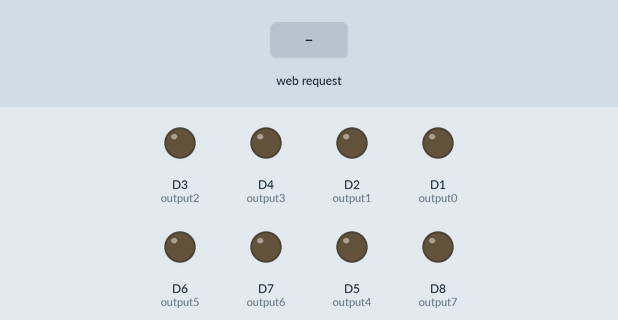
Simulated run of this sketch. Board: ESP8266 (NodeMCU). On the bench: output pins drawn as LEDs (lit = HIGH). Inputs (shaded band) come from the test bench. WiFi joins after 1.5 s; servers stay silent unless stated; what the sketch prints to the serial monitor is not drawn.

Above: at 2.7 s.
2.8 s: HTTP request GET /0/on received
At 3.7 s:
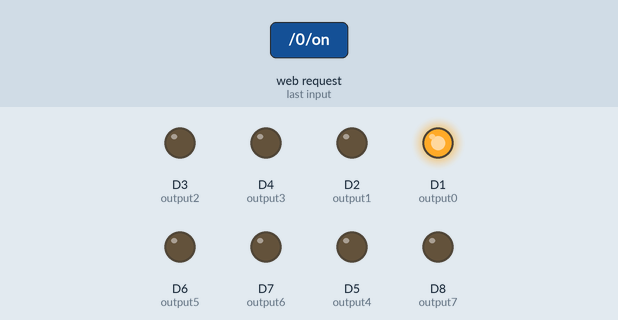
4.3 s: HTTP request GET /1/on received
At 4.8 s:
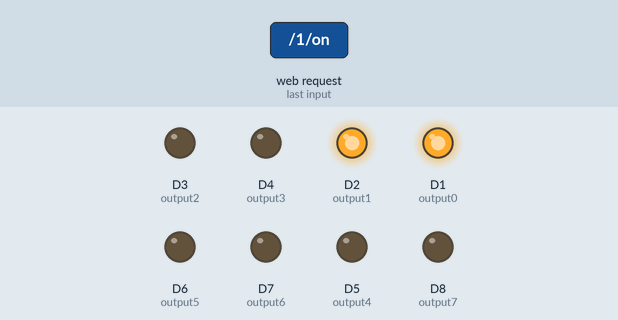
5.8 s: HTTP request GET /0/off received
At 7.0 s:
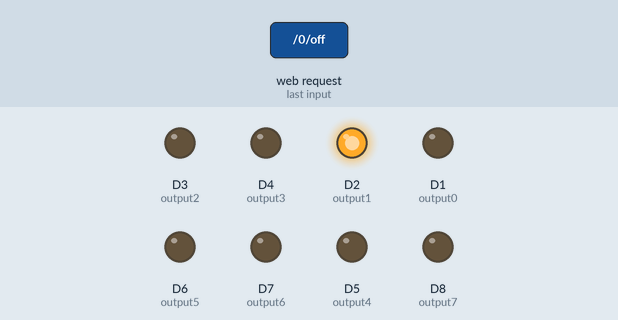
7.3 s: HTTP request GET /2/on received
At 8.3 s:
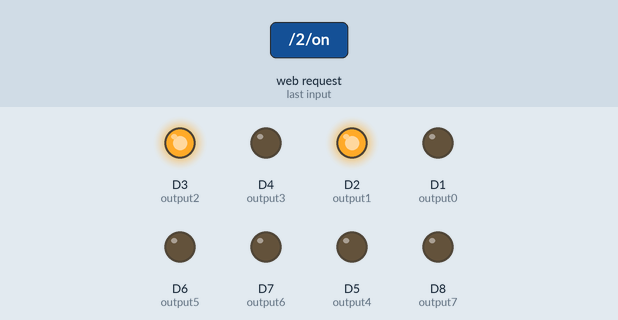
8.8 s: HTTP request GET /1/off received
At 9.5 s:
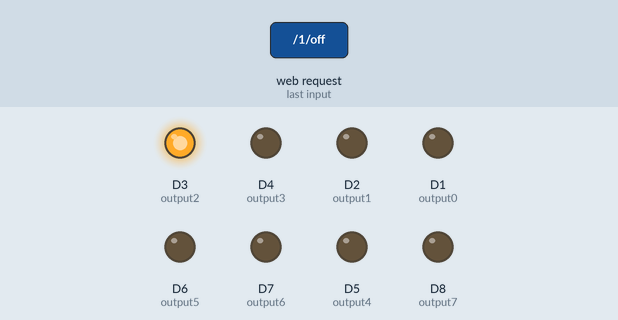
10.3 s: HTTP request GET /3/on received
At 10.6 s:
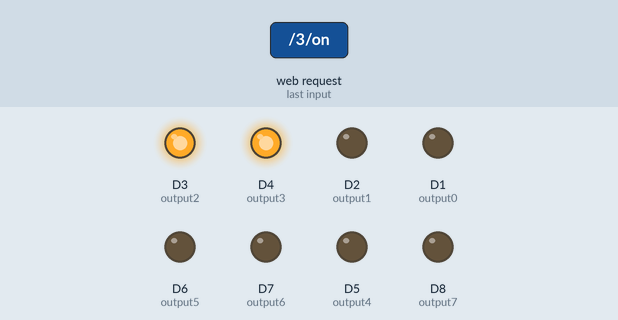
Timing chart, 0 to 12.8 s (numbered marks = the images above; inputs shaded):
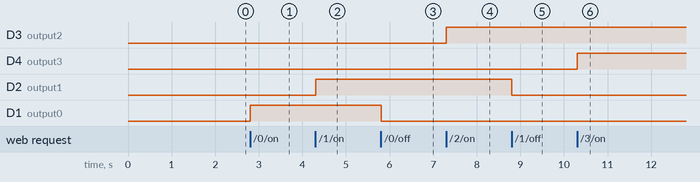

Measured:
- after the input at 2.8 s, D1 (output0): LOW → HIGH at once
- after the input at 4.3 s, D2 (output1): LOW → HIGH at once
- after the input at 5.8 s, D1 (output0): HIGH → LOW at once
- after the input at 7.3 s, D3 (output2): LOW → HIGH at once
- after the input at 8.8 s, D2 (output1): HIGH → LOW at once
- after the input at 10.3 s, D4 (output3): LOW → HIGH at once

The sketch:

web_server_esp.ino
```cpp
/*
 * Web server esp8266 e-12
 * Controllo di 8 uscite digitali tramite smartphone o pc
 * By Vinz
 */

// Includo la libreria per il wifi
#include <ESP8266WiFi.h>

// Sostituire con l'SSID e la password della rete wifi
const char* ssid     = "ssid";
const char* password = "password";

// Imposto il webserver in ascolto sulla porta 80
WiFiServer server(80);

// Variabile in cui salvo le richieste HTTP
String header;

// Variabili in cui salvo lo stato delle uscite digitali
String output0State = "off";
String output1State = "off";
String output2State = "off";
String output3State = "off";
String output4State = "off";
String output5State = "off";
String output6State = "off";
String output7State = "off";

//Nome dei punti luce da accendere (es. luce cucina, luce salotto, lavatrice, ecc...)
String output0Name = "Led 1";
String output1Name = "Led 2";
String output2Name = "Led 3";
String output3Name = "Led 4";
String output4Name = "Led 5";
String output5Name = "Led 6";
String output6Name = "Led 7";
String output7Name = "Led 8";

// Associo le variabili alle uscite
const int output7 = D8;
const int output6 = D7;
const int output5 = D6;
const int output4 = D5;
const int output3 = D4;
const int output2 = D3;
const int output1 = D2;
const int output0 = D1;

void setup() {
  //Inizio la comunicazione seriale
  Serial.begin(115200);
  // Inizializzo gli output
  pinMode(output7, OUTPUT);
  pinMode(output6, OUTPUT);
  pinMode(output5, OUTPUT);
  pinMode(output4, OUTPUT);
  pinMode(output3, OUTPUT);
  pinMode(output2, OUTPUT);
  pinMode(output1, OUTPUT);
  pinMode(output0, OUTPUT);
  // Imposto le uscite su 0
  digitalWrite(output7, LOW);
  digitalWrite(output6, LOW);
  digitalWrite(output5, LOW);
  digitalWrite(output4, LOW);
  digitalWrite(output3, LOW);
  digitalWrite(output2, LOW);
  digitalWrite(output1, LOW);
  digitalWrite(output0, LOW);

  // Connessione alla rete wifi
  Serial.print("Mi Connetto alla rete ");
  Serial.println(ssid);
  WiFi.begin(ssid, password);
  while (WiFi.status() != WL_CONNECTED) {
    delay(500);
    Serial.print(".");
  }
  // Mostro l'indirizzo IP nel monitor seriale
  Serial.println("");
  Serial.println("Connessione Wifi stabilita.");
  Serial.println("Indirizzo IP: ");
  Serial.println(WiFi.localIP());
  server.begin();
}

void loop(){
  WiFiClient client = server.available();   // Server in ascolto per i clients

  if (client) {                             // Se si collega un nuovo dispositivo
    Serial.println("Nuovo Client.");          // Mostro il messaggio nel monitor seriale
    String currentLine = "";                // creo una stringa in cui verranno salvati i dati in arrivo dal client
    while (client.connected()) {            // Eseguo un loop mentre il client è collegato
      if (client.available()) {             // se ci sono dei byte in arrivo dal client
        char c = client.read();             // leggo il valore
        Serial.write(c);                    // e lo stampo sul monitor seriale
        header += c;
        if (c == '\n') {                    // Se il byte è il carattere \n (new line)
          // se la riga corrente è vuota, ci sono due caratteri di nuova riga in una sola riga
          // questa è la fine della richiesta HTTP del client, quindi invio una risposta:
          if (currentLine.length() == 0) {
            // Codice di risposta HTTP (ad esempio HTTP / 1.1 200 OK) e content-type, infine chiuso la connesseione e stampo una riga vuota
            client.println("HTTP/1.1 200 OK");
            client.println("Content-type:text/html");
            client.println("Connection: close");
            client.println();

            // Uscita D0
            // Imposto l'uscita su 1 se ricevo la variabile GET=0/on
            if (header.indexOf("GET /0/on") >= 0) {
              Serial.println("GPIO 0 on");
              output0State = "on";
              digitalWrite(output0, HIGH);
            // se invece ricevo 0/off imposto l'uscita su low
            } else if (header.indexOf("GET /0/off") >= 0) {
              Serial.println("GPIO 0 off");
              output0State = "off";
              digitalWrite(output0, LOW);

            // D1, come prima
            } else if (header.indexOf("GET /1/on") >= 0) {
              Serial.println("GPIO 1 on");
              output1State = "on";
              digitalWrite(output1, HIGH);
            } else if (header.indexOf("GET /1/off") >= 0) {
              Serial.println("GPIO 1 off");
              output1State = "off";
              digitalWrite(output1, LOW);

            // D2
            } else if (header.indexOf("GET /2/on") >= 0) {
              Serial.println("GPIO 2 on");
              output2State = "on";
              digitalWrite(output2, HIGH);
            } else if (header.indexOf("GET /2/off") >= 0) {
              Serial.println("GPIO 2 off");
              output2State = "off";
              digitalWrite(output2, LOW);

            // D3
            } else if (header.indexOf("GET /3/on") >= 0) {
              Serial.println("GPIO 3 on");
              output3State = "on";
              digitalWrite(output3, HIGH);
            } else if (header.indexOf("GET /3/off") >= 0) {
              Serial.println("GPIO 3 off");
              output3State = "off";
              digitalWrite(output3, LOW);

            // D4
            } else if (header.indexOf("GET /4/on") >= 0) {
              Serial.println("GPIO 4 on");
              output4State = "on";
              digitalWrite(output4, HIGH);
            } else if (header.indexOf("GET /4/off") >= 0) {
              Serial.println("GPIO 4 off");
              output4State = "off";
              digitalWrite(output4, LOW);

            // D5
            } else if (header.indexOf("GET /5/on") >= 0) {
              Serial.println("GPIO 5 on");
              output5State = "on";
              digitalWrite(output5, HIGH);
            } else if (header.indexOf("GET /5/off") >= 0) {
              Serial.println("GPIO 5 off");
              output5State = "off";
              digitalWrite(output5, LOW);

            // D6
            } else if (header.indexOf("GET /6/on") >= 0) {
              Serial.println("GPIO 6 on");
              output6State = "on";
              digitalWrite(output6, HIGH);
            } else if (header.indexOf("GET /6/off") >= 0) {
              Serial.println("GPIO 6 off");
              output6State = "off";
              digitalWrite(output6, LOW);

            // D7
            } else if (header.indexOf("GET /7/on") >= 0) {
              Serial.println("GPIO 7 on");
              output7State = "on";
              digitalWrite(output7, HIGH);
            } else if (header.indexOf("GET /7/off") >= 0) {
              Serial.println("GPIO 7 off");
              output7State = "off";
              digitalWrite(output7, LOW);
            }

            // Visualizzo la pagina HTML (Codice HTML e CSS per gli stili)
            // HEAD della pagina
            client.println("<!DOCTYPE html><html>");
            client.println("<head><meta name=\"viewport\" content=\"width=device-width, initial-scale=1, maximum-scale=1, user-scalable=0\">");
            client.println("<link rel=\"icon\" href=\"data:,\">");
            client.println("<style>html { font-family: Helvetica; /*display: inline-block;*/ margin: 0px auto; text-align: center;}");
            client.println(".block { width:30%; float:left; margin:1%}");
            client.println("@media only screen and (max-width: 600px) { .block { width:47%;} }");
            client.println("@media only screen and (max-width: 320px) { .block { width:98%;} }");
            client.println(".button { background-color: #ff0000; border: none; color: white; padding: 16px 40px; width:100%; box-sizing: border-box; text-decoration: none; font-size: 18px; margin: 0 auto; cursor: pointer;}");
            client.println(".button2 {background-color: #00ff00; color: #000}");
            client.println(".stato {display:block;font-size:12px;color:#efefef;}");
            client.println(".button2 .stato {color:#333;}");
            client.println(".clear {clear: both;}</style>");
            client.println("</head>");

            // Inizia contenuto vero e proprio della pagina
            client.println("<body>");

            // Visualizzo lo stato dell'uscita GPIO
            client.println("<div class=\"block\">");
            // se l'uscita è su HIGH visualizzo il bottone OFF, se l'uscita e LOW  visualizzo il bottone ON. Lo stato dell'uscita 0 è salvato nella variabile output0State, lo stesso vale per le altre uscite.
            if (output0State=="off") {;
              client.println("<p><a href=\"/0/on\"><button class=\"button\">"+output0Name+"<span class=\"stato\">Stato: " + output0State + "</span></button></a></p>");
            } else {
              client.println("<p><a href=\"/0/off\"><button class=\"button button2\">"+output0Name+"<span class=\"stato\">Stato: " + output0State + "</span></button></a></p>");
            }
            client.println("</div>");

            client.println("<div class=\"block\">");
            if (output1State=="off") {
              client.println("<p><a href=\"/1/on\"><button class=\"button\">"+output1Name+"<span class=\"stato\">Stato: " + output1State + "</span></button></a></p>");
            } else {
              client.println("<p><a href=\"/1/off\"><button class=\"button button2\">"+output1Name+"<span class=\"stato\">Stato: " + output1State + "</span></button></a></p>");
            }
            client.println("</div>");

            client.println("<div class=\"block\">");
            if (output2State=="off") {
              client.println("<p><a href=\"/2/on\"><button class=\"button\">"+output2Name+"<span class=\"stato\">Stato: " + output2State + "</span></button></a></p>");
            } else {
              client.println("<p><a href=\"/2/off\"><button class=\"button button2\">"+output2Name+"<span class=\"stato\">Stato: " + output2State + "</span></button></a></p>");
            }
            client.println("</div>");

            client.println("<div class=\"block\">");
            if (output3State=="off") {
              client.println("<p><a href=\"/3/on\"><button class=\"button\">"+output3Name+"<span class=\"stato\">Stato: " + output3State + "</span></button></a></p>");
            } else {
              client.println("<p><a href=\"/3/off\"><button class=\"button button2\">"+output3Name+"<span class=\"stato\">Stato: " + output3State + "</span></button></a></p>");
            }
            client.println("</div>");

            client.println("<div class=\"block\">");
            if (output4State=="off") {
              client.println("<p><a href=\"/4/on\"><button class=\"button\">"+output4Name+"<span class=\"stato\">Stato: " + output4State + "</span></button></a></p>");
            } else {
              client.println("<p><a href=\"/4/off\"><button class=\"button button2\">"+output4Name+"<span class=\"stato\">Stato: " + output4State + "</span></button></a></p>");
            }
            client.println("</div>");

            client.println("<div class=\"block\">");
            if (output5State=="off") {
              client.println("<p><a href=\"/5/on\"><button class=\"button\">"+output5Name+"<span class=\"stato\">Stato: " + output5State + "</span></button></a></p>");
            } else {
              client.println("<p><a href=\"/5/off\"><button class=\"button button2\">"+output5Name+"<span class=\"stato\">Stato: " + output5State + "</span></button></a></p>");
            }
            client.println("</div>");

            client.println("<div class=\"block\">");
            if (output6State=="off") {
              client.println("<p><a href=\"/6/on\"><button class=\"button\">"+output6Name+"<span class=\"stato\">Stato: " + output6State + "</span></button></a></p>");
            } else {
              client.println("<p><a href=\"/6/off\"><button class=\"button button2\">"+output6Name+"<span class=\"stato\">Stato: " + output6State + "</span></button></a></p>");
            }
            client.println("</div>");

            client.println("<div class=\"block\">");
            if (output7State=="off") {
              client.println("<p><a href=\"/7/on\"><button class=\"button\">"+output7Name+"<span class=\"stato\">Stato: " + output7State + "</span></button></a></p>");
            } else {
              client.println("<p><a href=\"/7/off\"><button class=\"button button2\">"+output7Name+"<span class=\"stato\">Stato: " + output7State + "</span></button></a></p>");
            }
            client.println("</div>");

            client.println("</body></html>");


            // La risposta HTTP termina con una ulteriore riga vuota
            client.println();
            // Interrompo il ciclo while
            break;
          } else { // se ricevo una nuova riga resetto la variabile currentLine
            currentLine = "";
          }
        } else if (c != '\r') {  // Se c'è un carattere diverso da \r (ritorno a capo)
          currentLine += c;      // lo aggiungo alla variabile currentLine
        }
      }
    }
    // Resetto la variabile
    header = "";
    // Chiudo la connessione e mostro un messaggio nel monitor seriale
    client.stop();
    Serial.println("Client disconnesso.");
    Serial.println("");
  }
}
```
